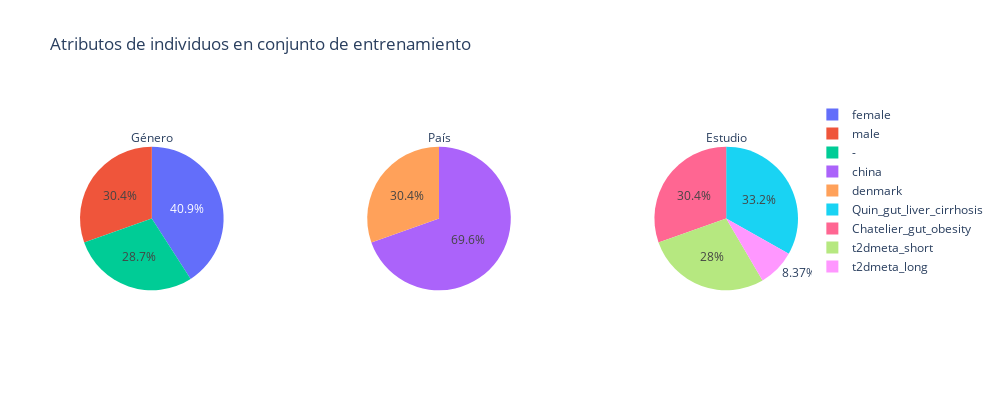

Here is the notebook cell this chart was saved with:
### Code cell
plot_pie(train_marker,["gender","country","code_study"],["Género","País","Estudio"],title="Atributos de individuos en conjunto de entrenamiento")

### Figure 1 — Plotly figure (JSON) as saved in the notebook; plotly's stock layout.template omitted (floating-point values rounded to 4 significant figures)
{"data": [{"domain": {"x": [0, 0.2], "y": [0, 1]}, "labels": ["female", "male", "-"], "title": {"text": "Género"}, "type": "pie", "values": [254, 189, 178]}, {"domain": {"x": [0.4, 0.6], "y": [0, 1]}, "labels": ["china", "denmark"], "title": {"text": "País"}, "type": "pie", "values": [432, 189]}, {"domain": {"x": [0.8, 1], "y": [0, 1]}, "labels": ["Quin_gut_liver_cirrhosis", "Chatelier_gut_obesity", "t2dmeta_short", "t2dmeta_long"], "title": {"text": "Estudio"}, "type": "pie", "values": [206, 189, 174, 52]}], "layout": {"autosize": false, "height": 400, "title": {"text": "Atributos de individuos en conjunto de entrenamiento"}, "width": 1000}}
